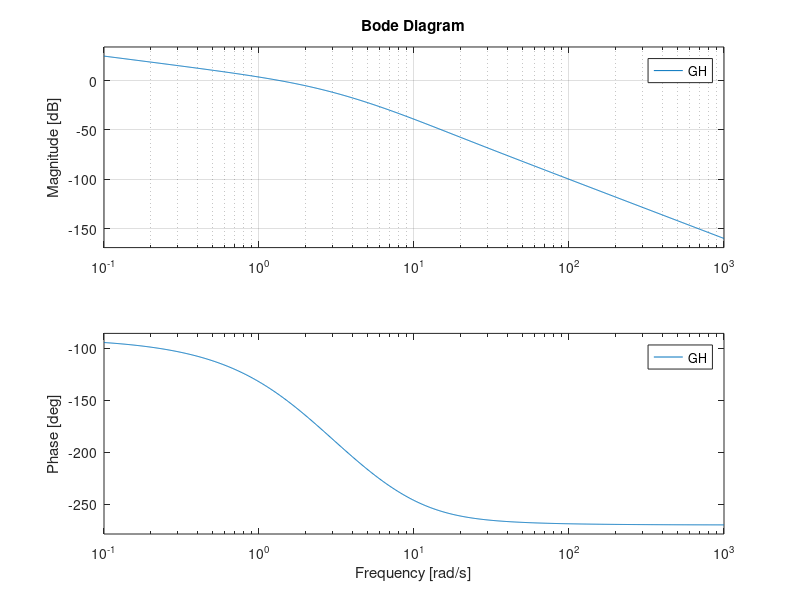

Recreate this plot in MATLAB.
clear all;
clc;

%Type 1 system where n-m = 3


N = conv([10], [1 14]);
D = conv( [1 10], conv(  [1 4], conv([1 0], [1 2])	));

GH = tf(N, D);


figure;
subplot(2,2,1);
rlocus(GH);

subplot(2,2,3);
nyquist(GH);
axis([-10 10 -10 10])
grid;

% Margins
[Gm,Pm,Wgm,Wpm] = margin(GH)

subplot(1,2,2, 'replace');
bode(GH);
grid;
